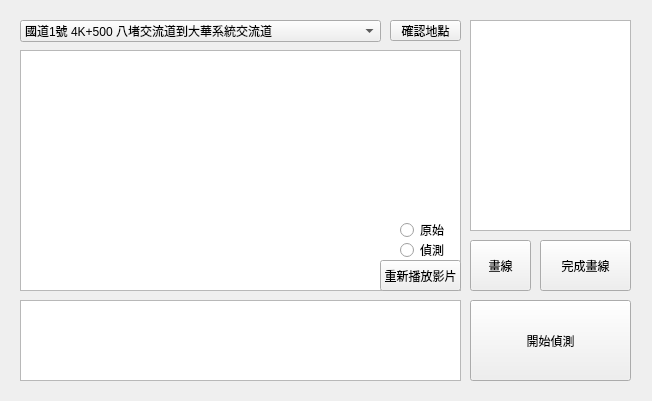
<?xml version="1.0" encoding="UTF-8"?>
<ui version="4.0">
 <class>Form</class>
 <widget class="QWidget" name="Form">
  <property name="geometry">
   <rect>
    <x>0</x>
    <y>0</y>
    <width>652</width>
    <height>401</height>
   </rect>
  </property>
  <property name="windowTitle">
   <string>Form</string>
  </property>
  <widget class="QGraphicsView" name="playimage">
   <property name="geometry">
    <rect>
     <x>20</x>
     <y>50</y>
     <width>441</width>
     <height>241</height>
    </rect>
   </property>
  </widget>
  <widget class="QComboBox" name="sits">
   <property name="geometry">
    <rect>
     <x>20</x>
     <y>20</y>
     <width>361</width>
     <height>22</height>
    </rect>
   </property>
   <item>
    <property name="text">
     <string>國道1號 4K+500 八堵交流道到大華系統交流道</string>
    </property>
   </item>
   <item>
    <property name="text">
     <string>國道1號 26K+900 台北交流道到三重交流道</string>
    </property>
   </item>
   <item>
    <property name="text">
     <string>國道1號 33K+800 五股交流道到高公局交流道</string>
    </property>
   </item>
  </widget>
  <widget class="QPushButton" name="start">
   <property name="geometry">
    <rect>
     <x>470</x>
     <y>300</y>
     <width>161</width>
     <height>81</height>
    </rect>
   </property>
   <property name="text">
    <string>開始偵測</string>
   </property>
  </widget>
  <widget class="QTextBrowser" name="output">
   <property name="geometry">
    <rect>
     <x>470</x>
     <y>20</y>
     <width>161</width>
     <height>211</height>
    </rect>
   </property>
   <property name="html">
    <string>&lt;!DOCTYPE HTML PUBLIC &quot;-//W3C//DTD HTML 4.0//EN&quot; &quot;http://www.w3.org/TR/REC-html40/strict.dtd&quot;&gt;
&lt;html&gt;&lt;head&gt;&lt;meta name=&quot;qrichtext&quot; content=&quot;1&quot; /&gt;&lt;meta charset=&quot;utf-8&quot; /&gt;&lt;style type=&quot;text/css&quot;&gt;
p, li { white-space: pre-wrap; }
hr { height: 1px; border-width: 0; }
li.unchecked::marker { content: &quot;\2610&quot;; }
li.checked::marker { content: &quot;\2612&quot;; }
&lt;/style&gt;&lt;/head&gt;&lt;body style=&quot; font-family:'Microsoft JhengHei UI'; font-size:9pt; font-weight:400; font-style:normal;&quot;&gt;
&lt;p style=&quot;-qt-paragraph-type:empty; margin-top:0px; margin-bottom:0px; margin-left:0px; margin-right:0px; -qt-block-indent:0; text-indent:0px;&quot;&gt;&lt;br /&gt;&lt;/p&gt;&lt;/body&gt;&lt;/html&gt;</string>
   </property>
  </widget>
  <widget class="QTextBrowser" name="working">
   <property name="geometry">
    <rect>
     <x>20</x>
     <y>300</y>
     <width>441</width>
     <height>81</height>
    </rect>
   </property>
   <property name="html">
    <string>&lt;!DOCTYPE HTML PUBLIC &quot;-//W3C//DTD HTML 4.0//EN&quot; &quot;http://www.w3.org/TR/REC-html40/strict.dtd&quot;&gt;
&lt;html&gt;&lt;head&gt;&lt;meta name=&quot;qrichtext&quot; content=&quot;1&quot; /&gt;&lt;meta charset=&quot;utf-8&quot; /&gt;&lt;style type=&quot;text/css&quot;&gt;
p, li { white-space: pre-wrap; }
hr { height: 1px; border-width: 0; }
li.unchecked::marker { content: &quot;\2610&quot;; }
li.checked::marker { content: &quot;\2612&quot;; }
&lt;/style&gt;&lt;/head&gt;&lt;body style=&quot; font-family:'Microsoft JhengHei UI'; font-size:9pt; font-weight:400; font-style:normal;&quot;&gt;
&lt;p style=&quot;-qt-paragraph-type:empty; margin-top:0px; margin-bottom:0px; margin-left:0px; margin-right:0px; -qt-block-indent:0; text-indent:0px;&quot;&gt;&lt;br /&gt;&lt;/p&gt;&lt;/body&gt;&lt;/html&gt;</string>
   </property>
  </widget>
  <widget class="QPushButton" name="yessit">
   <property name="geometry">
    <rect>
     <x>390</x>
     <y>20</y>
     <width>71</width>
     <height>21</height>
    </rect>
   </property>
   <property name="text">
    <string>確認地點</string>
   </property>
  </widget>
  <widget class="QPushButton" name="drawline">
   <property name="geometry">
    <rect>
     <x>470</x>
     <y>240</y>
     <width>61</width>
     <height>51</height>
    </rect>
   </property>
   <property name="text">
    <string>畫線</string>
   </property>
  </widget>
  <widget class="QPushButton" name="replay">
   <property name="geometry">
    <rect>
     <x>380</x>
     <y>260</y>
     <width>81</width>
     <height>31</height>
    </rect>
   </property>
   <property name="text">
    <string>重新播放影片</string>
   </property>
  </widget>
  <widget class="QPushButton" name="yesline">
   <property name="geometry">
    <rect>
     <x>540</x>
     <y>240</y>
     <width>91</width>
     <height>51</height>
    </rect>
   </property>
   <property name="text">
    <string>完成畫線</string>
   </property>
  </widget>
  <widget class="QRadioButton" name="annoimage">
   <property name="geometry">
    <rect>
     <x>400</x>
     <y>240</y>
     <width>61</width>
     <height>20</height>
    </rect>
   </property>
   <property name="text">
    <string>偵測</string>
   </property>
  </widget>
  <widget class="QRadioButton" name="rawimage">
   <property name="geometry">
    <rect>
     <x>400</x>
     <y>220</y>
     <width>61</width>
     <height>20</height>
    </rect>
   </property>
   <property name="text">
    <string>原始</string>
   </property>
  </widget>
 </widget>
 <resources/>
 <connections/>
</ui>
